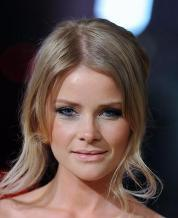
#> input picture test_images/000010.jpg, 178 x 218 px
$ jupyter execute --allow-errors Gender_Classifier.ipynb   (shell and % lines are left out)
#> lines starting #> are read from the running program, lines starting #| are printed output that depends on the picture; after the words box and inside, x2 and y2 are one past the last pixel; in counts of white or black regions, pixels touching at a corner belong together
[cell 1]
import numpy as np
import cv2
import matplotlib.pyplot as plt
import os
import shutil
import pywt

[cell 2]
img = cv2.imread('./test_images/000010.jpg')
#> img is the input picture: shape (218, 178, 3); mean B, G, R 76.5, 80.5, 98.8
img.shape
#> Out = (218, 178, 3)

[cell 3]
plt.imshow(img)

[cell 4]
gray = cv2.cvtColor(img, cv2.COLOR_BGR2GRAY)
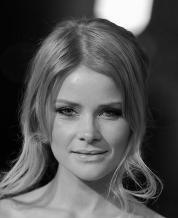
#> gray: shape (218, 178); min 0, max 254, mean 85.5
gray.shape
#> Out = (218, 178)

[cell 5]
plt.imshow(gray, cmap='gray')

[cell 6]
face_cascade = cv2.CascadeClassifier('./opencv/haarcascades/haarcascade_frontalface_default.xml')
eye_cascade = cv2.CascadeClassifier('./opencv/haarcascades/haarcascade_eye.xml')

faces = face_cascade.detectMultiScale(gray, 1.5, 5)
#> faces = [[28, 64, 122, 122]]
faces
#> Out = [[28, 64, 122, 122]]

[cell 7]
(x,y,w,h) = faces[0]
#> x = 28; y = 64; w = 122; h = 122
x,y,w,h
#> Out = (28, 64, 122, 122)

[cell 8]
face_img = cv2.rectangle(img,(x,y),(x+w,y+h),(255,0,0),2)
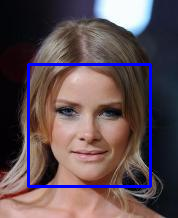
#> face_img: shape (218, 178, 3); mean B, G, R 83.6, 77.7, 95.3
plt.imshow(face_img)

[cell 9]
cv2.destroyAllWindows()
for (x,y,w,h) in faces:
    face_img = cv2.rectangle(img,(x,y),(x+w,y+h),(255,0,0),2)
    roi_gray = gray[y:y+h, x:x+w]
    roi_color = face_img[y:y+h, x:x+w]
    eyes = eye_cascade.detectMultiScale(roi_gray)
    for (ex,ey,ew,eh) in eyes:
        cv2.rectangle(roi_color,(ex,ey),(ex+ew,ey+eh),(0,255,0),2)
#> this loop made 1 pass
#> (x, y, w, h, eyes) on pass 1: (28, 64, 122, 122, [[25, 34, 26, 26], [65, 36, 25, 25]])
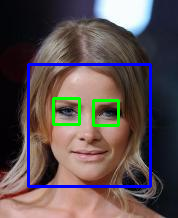
#> img: shape (218, 178, 3); 1.56% of pixels changed, all inside (x1, y1, x2, y2) = (52, 97, 120, 127)
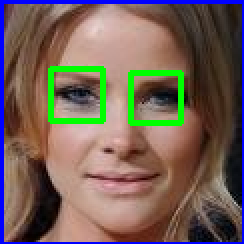
#> roi_color: shape (122, 122, 3) (shown 2 times larger); mean B, G, R 87, 96.7, 114.9


plt.figure()
plt.imshow(face_img, cmap='gray')
plt.show()

[cell 10]
plt.imshow(roi_color, cmap='gray')

[cell 11]
def get_cropped_image_if_2_eyes(image_path):
#> called with image_path = './test_images/000010.jpg'
    img = cv2.imread(image_path)
    gray = cv2.cvtColor(img, cv2.COLOR_BGR2GRAY)
    faces = face_cascade.detectMultiScale(gray, 1.5, 5)
#> faces = [[28, 64, 122, 122]]
    for (x,y,w,h) in faces:
        roi_gray = gray[y:y+h, x:x+w]
        roi_color = img[y:y+h, x:x+w]
        eyes = eye_cascade.detectMultiScale(roi_gray)
        if len(eyes) >= 2:
            return roi_color
#> call 2 of get_cropped_image_if_2_eyes, with image_path = './dataset/Female/000626.jpg'
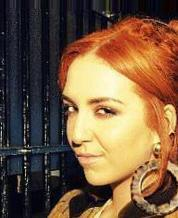
#> input picture dataset/Female/000626.jpg, 178 x 218 px
#> in get_cropped_image_if_2_eyes, img is the input picture: shape (218, 178, 3); mean B, G, R 63.9, 89, 116.4
#> in get_cropped_image_if_2_eyes (call 2), `gray = cv2.cvtColor(img, cv2.COLOR_BGR2GRAY)`:
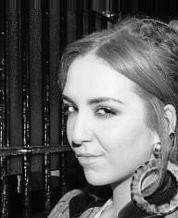
#> gray: shape (218, 178); min 0, max 255, mean 94.3
#> in get_cropped_image_if_2_eyes (call 2), `faces = face_cascade.detectMultiScale(gray, 1.5, 5)`: faces = [[34, 63, 122, 122]]
#> this loop made 1 pass
#> (x, y, w, h, eyes) on pass 1: (34, 63, 122, 122, [[26, 35, 20, 20], [57, 36, 25, 25]])
#> pass 1, in get_cropped_image_if_2_eyes (call 2), `roi_gray = gray[y:y+h, x:x+w]`:
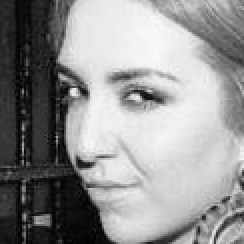
#> roi_gray: shape (122, 122) (shown 2 times larger); min 0, max 249, mean 145.8
#> pass 1, in get_cropped_image_if_2_eyes (call 2), `roi_color = img[y:y+h, x:x+w]`:
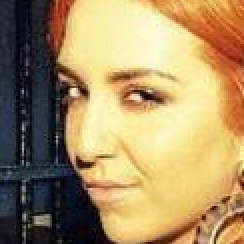
#> roi_color: shape (122, 122, 3) (shown 2 times larger); mean B, G, R 98.8, 143.2, 168.9

[cell 12]
origional_image = cv2.imread('./test_images/000010.jpg')
plt.imshow(origional_image)

[cell 13]
cropped_image = get_cropped_image_if_2_eyes('./test_images/000010.jpg')
plt.imshow(cropped_image)

[cell 14]
path_to_data = "./dataset/"
path_to_cr_data = "./dataset/cropped/"

[cell 15]
img_dirs = []
for entry in os.scandir(path_to_data):
    if entry.is_dir():
        img_dirs.append(entry.path)

#> (a cell that did not finish here is left out)

[cell 17]
if os.path.exists(path_to_cr_data):
    shutil.rmtree(path_to_cr_data)
os.mkdir(path_to_cr_data)

[cell 18]
cropped_image_dirs = []
artist_file_names_dict = {}

for img_dir  in img_dirs:
    count = 1
    artist_name = img_dir.split('/')[-1]
    print(artist_name)

    artist_file_names_dict[artist_name] = []

    for entry in os.scandir(img_dir):
        roi_color = get_cropped_image_if_2_eyes(entry.path)
        if roi_color is not None:
            cropped_folder = path_to_cr_data + artist_name
            if not os.path.exists(cropped_folder):
                os.makedirs(cropped_folder)
                cropped_image_dirs.append(cropped_folder)
                print("Generating cropped images in folder: ",cropped_folder)

            cropped_file_name = artist_name + str(count) + ".png"
            cropped_file_path = cropped_folder + "/" + cropped_file_name

            cv2.imwrite(cropped_file_path, roi_color)
            artist_file_names_dict[artist_name].append(cropped_file_path)
            count += 1

[cell 19]
def w2d(img, mode='haar', level=1):
#> called with mode = 'db1', level = 5
    imArray = img
    #Datatype conversions
    #convert to grayscale
    imArray = cv2.cvtColor( imArray,cv2.COLOR_RGB2GRAY )
    #convert to float
    imArray =  np.float32(imArray)
    imArray /= 255;
    # compute coefficients
    coeffs=pywt.wavedec2(imArray, mode, level=level)

    #Process Coefficients
    coeffs_H=list(coeffs)
    coeffs_H[0] *= 0;

    # reconstruction
    imArray_H=pywt.waverec2(coeffs_H, mode);
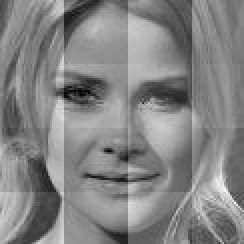
#> imArray_H: shape (122, 122) float32 (shown 2 times larger); min -0.528, max 0.499, mean 0.00441; drawn with min black and max white
    imArray_H *= 255;
    imArray_H =  np.uint8(imArray_H)
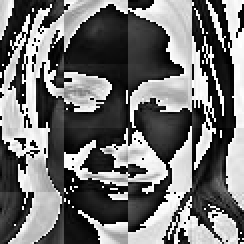
#> imArray_H: shape (122, 122) (shown 2 times larger); min 0, max 255, mean 113.3

    return imArray_H

## Feature Engineering

[cell 20]
im_har = w2d(cropped_image,'db1',5)
plt.imshow(im_har, cmap='gray')

[cell 21]
artist_file_names_dict = {}
for img_dir in cropped_image_dirs:
    artist_name = img_dir.split('/')[-1]
    file_list = []
    for entry in os.scandir(img_dir):
        file_list.append(entry.path)
    artist_file_names_dict[artist_name] = file_list
artist_file_names_dict

[cell 22]
class_dict = {}
count = 0
for artist_name in artist_file_names_dict.keys():
    class_dict[artist_name] = count
    count = count + 1
class_dict
